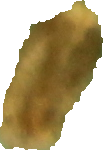
#> input picture test_dir/contour_0.png, 103 x 150 px, given in place of IMG_9987.JPG, which was not available
$ jupyter execute --allow-errors wheat.ipynb   (text cells are left out)
#> lines starting #> are read from the running program, lines starting #| are printed output that depends on the picture; after the words box and inside, x2 and y2 are one past the last pixel; in counts of white or black regions, pixels touching at a corner belong together; pictures that were not available may be replaced by others from this repository, and a replacement may not be noted
#> in annotate_test_img, img is the input picture: shape (150, 103, 3); mean B, G, R 125.8, 163.6, 180.8
[cell 1]
import cv2
import matplotlib.pyplot as plt
import numpy as np
import pandas as pd
# from google.colab.patches import cv2_imshow
from math import exp
import os
from sklearn import svm
import joblib

[cell 2]
mean_filtering_kernel_dim = (3,3)
median_filtering_kernel_size = 3
std_deviation_for_gaussian_filtering = 4
n_std_dev = 4
segmentation_threshold_range = (100,200)
hsv_threshold_bound = [(0, 0,0), (40,255,255)]
opening_kernel_dim = (3,3)
closing_kernel_dim = (3,3)

[cell 3]
# [6 lines left out: function create_gaussian_kernel, not called in this run]

[cell 4]
def euclidean_distance(point1, point2):
    return np.sqrt((point1[0] - point2[0])**2 + (point1[1] - point2[1])**2)

[cell 5]
def get_max(contour):
  M = cv2.moments(contour)
  if M['m00']!=0:
     cx = int(M['m10']/M['m00'])
     cy = int(M['m01']/M['m00'])
  else:
    cx,cy =0,0

  distances = []
  for point in contour:
    dist = euclidean_distance((cx, cy), point[0])
    distances.append(dist)

  return max(distances)

[cell 6]
# [5 lines left out: function binarization, not called in this run]

[cell 7]
# [17 lines left out: function image_enhancement, not called in this run]

[cell 8]
# [11 lines left out: function image_segmentation, not called in this run]

[cell 9]
# [17 lines left out: function morphology_treatment, not called in this run]

[cell 10]
def calculate_shape_features(img, color_img):
  contours, _= cv2.findContours(img, cv2.RETR_EXTERNAL ,cv2.CHAIN_APPROX_NONE)
  feature_dict = {
      'coords':[],
      'area': [],
      'perimeter': [],
      'circularity' : [],
      'compactness': [],
      'rectangularity': [],
      'eccentricity': [],
      'b_mean':[],
      'g_mean':[],
      'r_mean':[],
      'h_mean':[],
      's_mean':[],
      'v_mean':[],
      'b_var':[],
      'g_var':[],
      'r_var':[],
      'h_var':[],
      's_var':[],
      'v_var':[]
  }
  hsv_img = cv2.cvtColor(color_img, cv2.COLOR_BGR2HSV)

  for contour in contours:
    area = cv2.contourArea(contour)
    x,y,w,h = cv2.boundingRect(contour)
    if area>500:
        perimeter = cv2.arcLength(contour, True)
        feature_dict['coords'].append((x,y,w,h))
        feature_dict['area'].append(area)
        feature_dict['perimeter'].append(perimeter)
        max_dist = get_max(contour)
        feature_dict['circularity'].append(area/(np.pi*max_dist**2))
        feature_dict['compactness'].append(perimeter**2/(4*np.pi*area))
        rect = cv2.minAreaRect(contour)
        best_fit_rect_area = rect[1][0]*rect[1][1]
        feature_dict['rectangularity'].append(area/best_fit_rect_area)
        ellipse = cv2.fitEllipse(contour)
        feature_dict['eccentricity'].append(min(ellipse[1])/max(ellipse[1]))
        # print(area)

        mask = np.zeros(img.shape, dtype=np.uint8)
        cv2.drawContours(mask, [contour], -1, 255, thickness=cv2.FILLED)
        # plt.imshow(mask)

        b_vals = color_img[:, :, 0][mask == 255]
        g_vals = color_img[:, :, 1][mask == 255]
        r_vals = color_img[:, :, 2][mask == 255]

        h_vals = hsv_img[:, :, 0][mask == 255]
        s_vals = hsv_img[:, :, 1][mask == 255]
        v_vals = hsv_img[:, :, 2][mask == 255]

        feature_dict['b_mean'].append(np.mean(b_vals))
        feature_dict['g_mean'].append(np.mean(g_vals))
        feature_dict['r_mean'].append(np.mean(r_vals))
        feature_dict['h_mean'].append(np.mean(h_vals))
        feature_dict['s_mean'].append(np.mean(s_vals))
        feature_dict['v_mean'].append(np.mean(v_vals))

        feature_dict['b_var'].append(np.var(b_vals))
        feature_dict['g_var'].append(np.var(g_vals))
        feature_dict['r_var'].append(np.var(r_vals))
        feature_dict['h_var'].append(np.var(h_vals))
        feature_dict['s_var'].append(np.var(s_vals))
        feature_dict['v_var'].append(np.var(v_vals))

  return pd.DataFrame(feature_dict)

[cell 11]
# [11 lines of commented-out code are left out]

[cell 12]
# [12 lines left out: function preprocess, not called in this run]

[cell 13]
def watershed(image, debug=False):
#> called with debug = False
    image = cv2.cvtColor(image, cv2.COLOR_BGR2RGB)
    # segmenting first layer
    hsv = cv2.cvtColor(image, cv2.COLOR_RGB2HSV)
#> hsv: shape (150, 103, 3); mean H, S, V 13, 103.9, 180.8
    lower_color = np.array([40, 0, 0])
    upper_color = np.array([100, 255, 255])
    mask = cv2.inRange(hsv, lower_color, upper_color)
#> mask: shape (150, 103); every value is 0
    inverse_mask = cv2.bitwise_not(mask)
#> inverse_mask: shape (150, 103); every value is 255
    binary = image.copy()
    binary[inverse_mask != 0] = [255, 255, 255]
#> binary: shape (150, 103, 3); every value is 255
    binary[inverse_mask == 0] = [0, 0, 0]
    gray = cv2.cvtColor(binary, cv2.COLOR_RGB2GRAY)

    # remove noise with morphological operations
    kernel = np.ones((3, 3), np.uint8)
    opening = cv2.morphologyEx(gray, cv2.MORPH_OPEN, kernel, iterations=2)
    sure_bg = cv2.dilate(opening, kernel, iterations=3)

    # distance transform
    dist_transform = cv2.distanceTransform(opening, cv2.DIST_L2, 5)
#> dist_transform: shape (150, 103) float32; every value is 3.4e+38
    _, sure_fg = cv2.threshold(dist_transform, 0.3 * dist_transform.max(), 255, 0)
#> sure_fg: shape (150, 103) float32; every value is 255
    sure_fg = np.uint8(sure_fg)
    unknown = cv2.subtract(sure_bg, sure_fg)

    #watershed
    ret, markers = cv2.connectedComponents(sure_fg)
#> markers: shape (150, 103) int32; every value is 1
#> ret = 2
    markers = markers + 1
#> markers: shape (150, 103) int32; every value is 2
    markers[unknown == 255] = 0
    markers = cv2.watershed(image, markers)
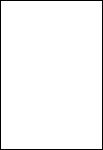
#> markers: shape (150, 103) int32; values -1 (black) and 2 (white), 96.8% white; black in thin lines or dots
    segmented_image = np.zeros_like(gray)
    segmented_image[markers > 1] = 255
    kernel = np.ones((5,5),np.uint8)
    segmented_image = cv2.erode(segmented_image, kernel, iterations=1)

    if debug == True:
        # Find contours on the segmented image
        contours, _ = cv2.findContours(segmented_image, cv2.RETR_EXTERNAL, cv2.CHAIN_APPROX_NONE)
        print(len(contours))
        img_copy = image.copy()
        cv2.drawContours(img_copy, contours, -1, (0, 255, 0), 2)
        phases = {
            'Original Image': image,
            'HSV Mask': mask,
            'Binary Image': binary,
            'Sure Background': sure_bg,
            'Distance Transform': dist_transform,
            'Sure Foreground': sure_fg,
            'Unknown Regions': unknown,
            'Markers': markers,
            'Segmented Objects': segmented_image,
            'Contours on Segmented Image': img_copy
        }
        plt.figure(figsize=(15, 10))

        for i, (phase_name, phase_image) in enumerate(phases.items(), 1):
            plt.subplot(3, 4, i)
            plt.title(phase_name)
            plt.axis('off')
            if len(phase_image.shape) == 2:
                plt.imshow(phase_image, cmap='gray')
            else:
                plt.imshow(phase_image)

        plt.tight_layout()
        plt.show()

    return segmented_image

[cell 14]
def get_feature_df(img_path,watershed_bool=False):
  img = cv2.imread(img_path)
  if not watershed_bool:
      cleaned_img = preprocess(img)
  else:
      cleaned_img = watershed(img)
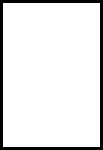
#> cleaned_img: shape (150, 103); 90.4% white; 1 black region

  df = calculate_shape_features(cleaned_img, img)
#> in calculate_shape_features, `contours, _= cv2.findContours(img, cv2.RETR_EXTERNAL ,cv2.CHAIN_APPROX..`: contours = 1 contour; box (x1, y1, x2, y2) and area: (3, 3, 100, 147) 13728
#> the loop in calculate_shape_features, `for contour in contours:` made 1 pass
#> (area, x, y, w, h, perimeter, cx in get_max, cy in get_max) on pass 1: (13728, 3, 3, 97, 144, 478, 51, 74)
#> df = table of 1 rows and 19 columns
  return df
  # print(df.columns)

[cell 15]
# get_feature_df('/content/Screenshot 2024-05-28 at 00.20.48.png')

[cell 16]
def process_data(dir_path,watershed=False):

    columns = ['area', 'perimeter', 'circularity', 'compactness', 'rectangularity',
               'eccentricity', 'b_mean', 'g_mean', 'r_mean', 'h_mean', 's_mean',
               'v_mean', 'b_var', 'g_var', 'r_var', 'h_var', 's_var', 'v_var', 'label']

    main_df = pd.DataFrame(columns=columns)
    dir_names = os.listdir(dir_path)
    dir_names = [name for name in dir_names if name[0] != '.' and name!='test']
    print(dir_names)

    for dir_name in dir_names:
        dir_full_path = os.path.join(dir_path, dir_name)
        if os.path.isdir(dir_full_path):
            imgs = os.listdir(dir_full_path)

            for img in imgs:
                img_full_path = os.path.join(dir_full_path, img)
                if os.path.isfile(img_full_path):
                    new_df = get_feature_df(img_full_path)
                    # print(f'{img}: {len(new_df)}')
                    new_df['label'] = dir_name
                    main_df = pd.concat([main_df, new_df], ignore_index=True)

    return main_df

[cell 17]
path_to_data = '/Users/sparsh/Desktop/wheat_new'
df = process_data(path_to_data, watershed)

[cell 18]
df

#> (a cell that did not finish here is left out)

[cell 20]
# img_path = ''
# get_feature_df(img_path)

[cell 21]
from sklearn.model_selection import train_test_split
from sklearn.preprocessing import StandardScaler
from sklearn.svm import LinearSVC
from sklearn.pipeline import Pipeline
from sklearn.metrics import classification_report

#> (a cell that did not finish here is left out)

[cell 23]
test_img_dir = '/Users/sparsh/Desktop/wheat_new/test/'
imgs = os.listdir(test_img_dir)

[cell 24]
def annotate_test_img(img_path):
    img = cv2.imread(img_path)
    df = get_feature_df(img_path=img_path,watershed_bool=True)
#> df = table of 1 rows and 19 columns
    counter_dict = {
        'BT': 0,
        'IDK': 0,
        'KB': 0,
        'Potia': 0,
        'broken': 0,
        'good': 0,
        'other': 0,
        'shrivelled': 0,
        'stones': 0
    }
    for i, row in df.iterrows():
        val = row['coords']
        cv2.rectangle(img, (val[0], val[1]), (val[0]+val[2], val[1]+val[3]), (0,255,0), 3)
        x = row.drop(labels=['coords']).to_frame().T
        # print(x.columns)
        prediction = pipeline.predict(x)
        counter_dict[prediction[0]]+=1
        cv2.putText(img, f'{i}: {prediction[0]}', (val[0], val[1]-10), cv2.FONT_HERSHEY_SIMPLEX, 1.5, (0, 255, 0), 2)
#> this loop made 1 pass
#> (val, x) on pass 1: ((3, 3, 97, 144), table of 1 rows and 18 columns)
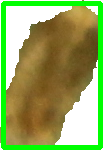
#> img: shape (150, 103, 3); mean B, G, R 92.9, 168, 145.1
#> after the loop, counter_dict = 9 items

    cv2.imwrite('/Users/sparsh/Desktop/wheat_new/test_img.jpg',img)
    print(counter_dict)
    plt.imshow(cv2.cvtColor(img, cv2.COLOR_BGR2RGB))

#> (a cell that did not finish here is left out)

[cell 26]
def save_contour_regions(image, output_dir):
    cleaned_img = watershed(image)
#> in watershed (call 2), `segmented_image[markers > 1] = 255`: segmented_image: shape (150, 103); 96.8% white; black in thin lines or dots
    contours, _ = cv2.findContours(cleaned_img, cv2.RETR_EXTERNAL, cv2.CHAIN_APPROX_NONE)
    image_rgb = cv2.cvtColor(image, cv2.COLOR_BGR2RGB)

    if not os.path.exists(output_dir):
        os.makedirs(output_dir)

    for i, contour in enumerate(contours):
        x, y, w, h = cv2.boundingRect(contour)
        mask = np.zeros((h, w), dtype=np.uint8)
        cv2.drawContours(mask, [contour], -1, 255, thickness=cv2.FILLED, offset=(-x, -y))
        cropped_region = image_rgb[y:y+h, x:x+w]
        output_image = np.ones_like(cropped_region) * 255
        output_image[mask == 255] = cropped_region[mask == 255]
        # Save the output image
        output_image_path = os.path.join(output_dir, f'contour_{i}.png')
        cv2.imwrite(output_image_path, cv2.cvtColor(output_image, cv2.COLOR_RGB2BGR))
#> this loop made 1 pass
#> (x, y, w, h) on pass 1: (3, 3, 97, 144)
#> pass 1, in save_contour_regions, `cropped_region = image_rgb[y:y+h, x:x+w]`:
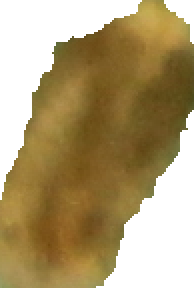
#> cropped_region: shape (144, 97, 3) (shown 2 times larger); mean R, G, B 174.8, 155.9, 115.1
#> after the loop: mask: shape (144, 97); every value is 255

    print(f"Saved {len(contours)} contour regions to {output_dir}")
#| Saved 1 contour regions to /Users/sparsh/Desktop/wheat_new/test_dir

$ run again, on test_dir/contour_12.png
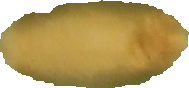
#> input picture test_dir/contour_12.png, 189 x 88 px, given in place of IMG_9987.JPG, which was not available
#> in annotate_test_img, img is the input picture: shape (88, 189, 3); mean B, G, R 106.6, 163.2, 186.4
#> hsv: shape (88, 189, 3); mean H, S, V 16.8, 121.9, 186.5
#> inverse_mask: shape (88, 189); every value is 255
#> binary: shape (88, 189, 3); every value is 255
#> dist_transform: shape (88, 189) float32; every value is 3.4e+38
#> sure_fg: shape (88, 189) float32; every value is 255
#> ret = 2
#> in watershed, `markers = cv2.watershed(image, markers)`:
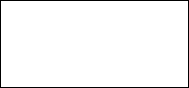
#> markers: shape (88, 189) int32; values -1 (black) and 2 (white), 96.7% white; black in thin lines or dots
#> cleaned_img: shape (88, 189); 90.2% white; 1 black region
#> in calculate_shape_features, `contours, _= cv2.findContours(img, cv2.RETR_EXTERNAL ,cv2.CHAIN_APPROX..`: contours = 1 contour; box (x1, y1, x2, y2) and area: (3, 3, 186, 85) 14742
#> the loop in calculate_shape_features, `for contour in contours:` made 1 pass
#> (area, x, y, w, h, perimeter, cx in get_max, cy in get_max) on pass 1: (14742, 3, 3, 183, 82, 526, 94, 43)
#> in get_feature_df, `df = calculate_shape_features(cleaned_img, img)`: df = table of 1 rows and 19 columns
#> the loop in annotate_test_img, `for i, row in df.iterrows():` made 1 pass
#> (val, x) on pass 1: ((3, 3, 183, 82), table of 1 rows and 18 columns)
#> after the loop in annotate_test_img, `for i, row in df.iterrows():`: counter_dict = 9 items
#> segmented_image: shape (88, 189); 96.7% white; black in thin lines or dots
#> the loop in save_contour_regions, `for i, contour in enumerate(contours):` made 1 pass
#> (x, y, w, h) on pass 1: (3, 3, 183, 82)
#> pass 1, in save_contour_regions, `cropped_region = image_rgb[y:y+h, x:x+w]`:
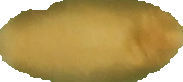
#> cropped_region: shape (82, 183, 3); mean R, G, B 181.6, 155.9, 94.4
#| Saved 1 contour regions to /Users/sparsh/Desktop/wheat_new/test_dir
